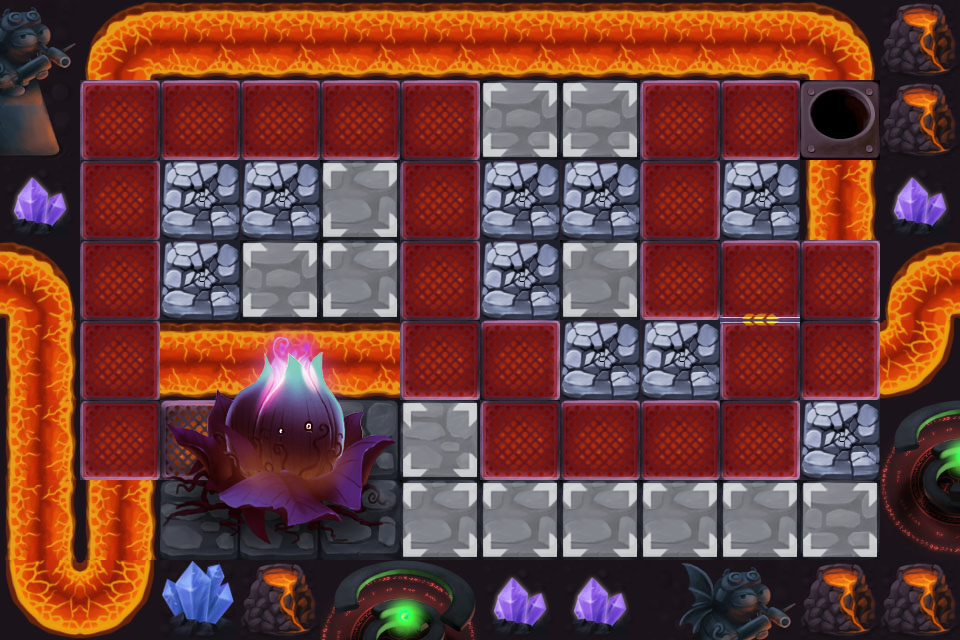

This game map was drawn from its Tiled (.tmx) file and the tilesets committed beside it. A one-line description and the trimmed map source follow:
An orthogonal 12x8 tile map with 80x80 px tiles, 6 tile layers (BACKGROUND1, BACKGROUND2, SEEDLAYER, Meta, ...), 6 tilesets and 16 objects (WayPoint00, RapidSoliderPos, WayPoint01, WayPoint02, WayPoint03, ...).

<map version="1.0" orientation="orthogonal" width="12" height="8" tilewidth="80" tileheight="80">
 <tileset firstgid="1" name="build" tilewidth="80" tileheight="80">
  <image source="build.png" width="80" height="80" />
  <tile id="0">
   <properties>
    <property name="buildable" value="1" />
   </properties>
  </tile>
 </tileset>
 <tileset firstgid="2" name="road" tilewidth="80" tileheight="80">
  <image source="road.png" width="80" height="80" />
  <tile id="0">
   <properties>
    <property name="skillable" value="1" />
   </properties>
  </tile>
 </tileset>
 <tileset firstgid="3" name="rebuild_4" tilewidth="80" tileheight="80">
  <image source="rebuild_4.png" width="400" height="160" />
  <tile id="0">
   <properties>
    <property name="rebuildable" value="31" />
   </properties>
  </tile>
  <tile id="1">
   <properties>
    <property name="rebuildable" value="32" />
   </properties>
  </tile>
  <tile id="2">
   <properties>
    <property name="rebuildable" value="33" />
   </properties>
  </tile>
  <tile id="3">
   <properties>
    <property name="rebuildable" value="34" />
   </properties>
  </tile>
  <tile id="4">
   <properties>
    <property name="rebuildable" value="35" />
   </properties>
  </tile>
  <tile id="5">
   <properties>
    <property name="rebuildable" value="36" />
   </properties>
  </tile>
  <tile id="6">
   <properties>
    <property name="rebuildable" value="37" />
   </properties>
  </tile>
  <tile id="7">
   <properties>
    <property name="rebuildable" value="38" />
   </properties>
  </tile>
  <tile id="8">
   <properties>
    <property name="rebuildable" value="39" />
   </properties>
  </tile>
  <tile id="9">
   <properties>
    <property name="rebuildable" value="40" />
   </properties>
  </tile>
 </tileset>
 <tileset firstgid="13" name="41" tilewidth="80" tileheight="80">
  <image source="41.png" width="480" height="480" />
 </tileset>
 <tileset firstgid="49" name="42" tilewidth="80" tileheight="80">
  <image source="42.png" width="240" height="240" />
 </tileset>
 <tileset firstgid="58" name="4geduan" tilewidth="80" tileheight="80">
  <image source="4geduan.png" width="160" height="240" />
 </tileset>
 <layer name="BACKGROUND1" width="12" height="8">
  <data>[96 cells, 96 non-empty, 25 distinct tile ids]</data>
 </layer>
 <layer name="BACKGROUND2" width="12" height="8">
  <data>[96 cells, 2 non-empty, 2 distinct tile ids]</data>
 </layer>
 <layer name="SEEDLAYER" width="12" height="8">
  <data>[96 cells, 9 non-empty, 9 distinct tile ids]</data>
 </layer>
 <layer name="Meta" width="12" height="8">
  <data>[96 cells, 23 non-empty, 1 distinct tile ids]</data>
 </layer>
 <layer name="Towerface" width="12" height="8">
  <data>[96 cells, 25 non-empty, 1 distinct tile ids]</data>
 </layer>
 <layer name="Rebuild" width="12" height="8">
  <data>[96 cells, 10 non-empty, 1 distinct tile ids]</data>
 </layer>
 <objectgroup name="Objects" width="12" height="8">
  <object name="WayPoint00" x="840" y="120" />
  <object name="RapidSoliderPos" x="920" y="120" />
  <object name="WayPoint01" x="680" y="120" />
  <object name="WayPoint02" x="680" y="280" />
  <object name="WayPoint03" x="840" y="280" />
  <object name="WayPoint04" x="840" y="360" />
  <object name="WayPoint05" x="760" y="360" />
  <object name="WayPoint06" x="760" y="440" />
  <object name="WayPoint07" x="520" y="440" />
  <object name="WayPoint08" x="520" y="360" />
  <object name="WayPoint09" x="440" y="360" />
  <object name="WayPoint10" x="440" y="120" />
  <object name="WayPoint11" x="120" y="120" />
  <object name="WayPoint12" x="120" y="440" />
  <object name="WayPoint13" x="200" y="440" />
  <object name="SeedsPos" x="360" y="360" />
 </objectgroup>
</map>
